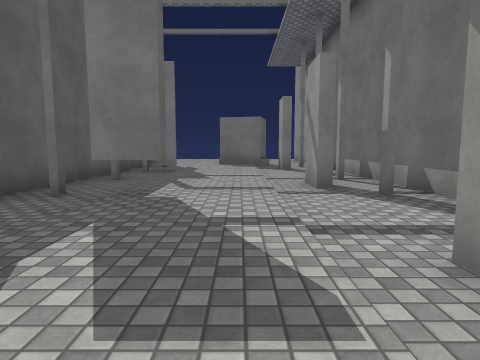
view 1 (above)

12 first-person views from a walk through a 3-D level made in the Unity game engine. The camera is 1.2 m above the floor, tilts 6° down and sees 75° across. The floor is counted in squares, 2 m on a side. Each view is taken from the middle of a square. On the plan, view 1 faces up. The plan holds only what a view shows up to about 9 squares ahead; the rest is blank. Surface patterns are stand-ins for the level's own textures.

view 2
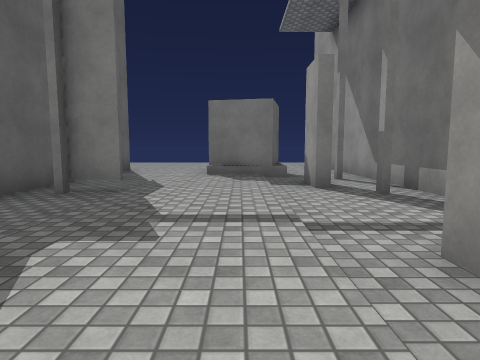

view 3
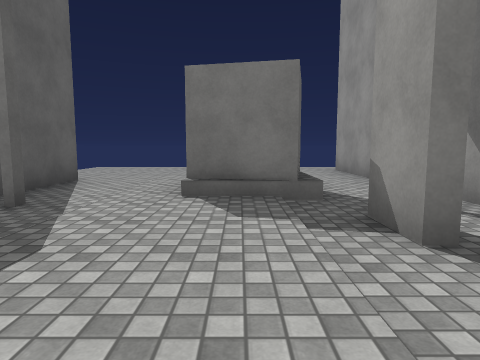

view 4
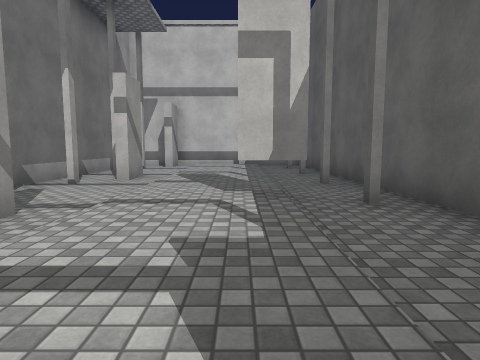

view 5
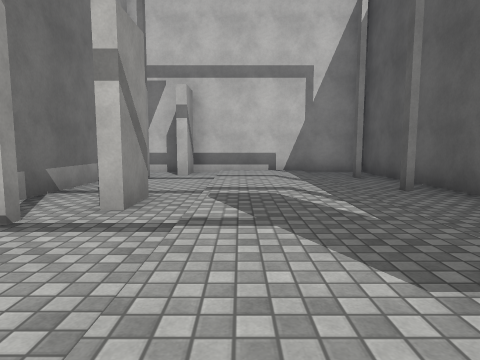

view 6
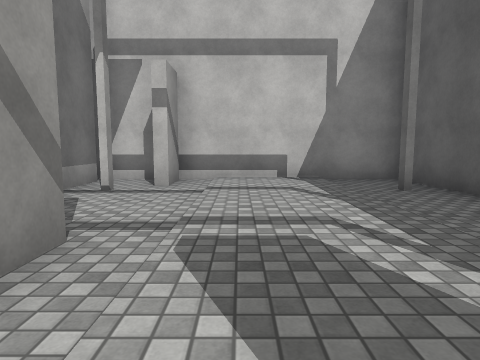

view 7
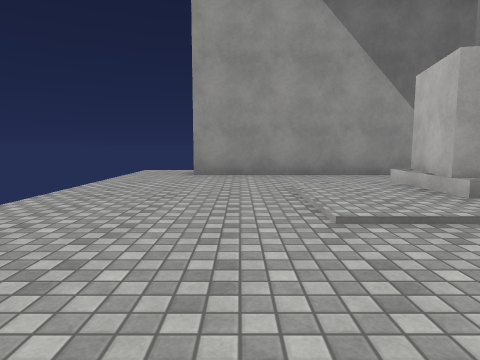

view 8
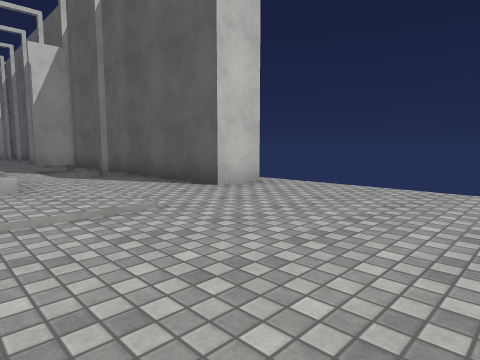

view 9
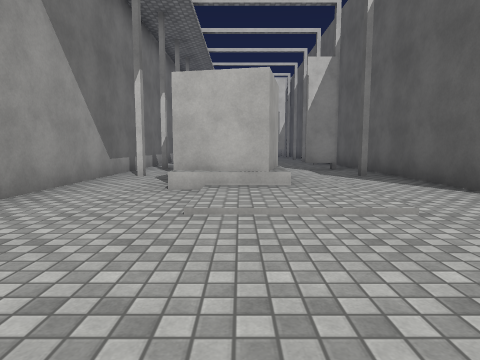

view 10
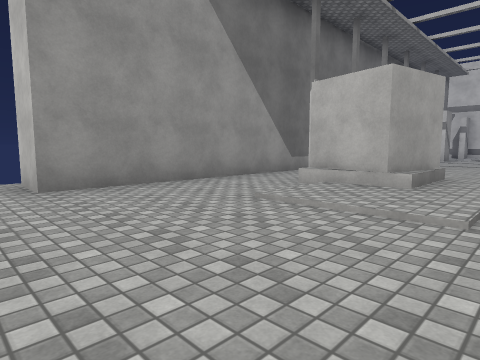

view 11
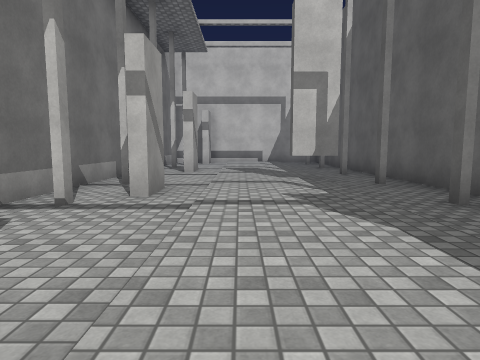

view 12
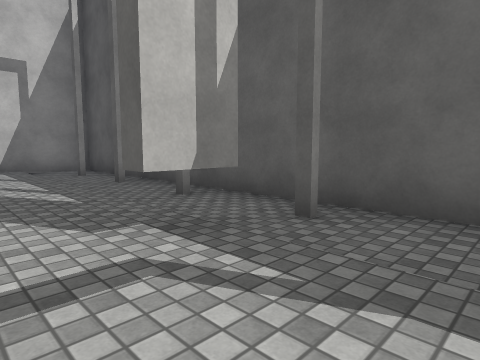

### Floor plan
Points are (right, up) in squares from view 1. A wall is a line through its corners. A room is listed if a view was taken in it or the views show most of it. See-through windows are left out.
Room 1 (views 1, 2, 3, 4, 5, 6, 7, 8, 9, 10, 11, 12)
walls: (-1.6, 8.6) (-2.5, 8.6); (-2.6, 8.6) (-1.8, 8.6); (1.2, 9) (1.2, 10); (-0.7, 11.1) (-0.4, 12.6) (1, 12.3) (0.7, 10.8) (-0.7, 11.1); (1.2, 4.9) (1.2, 5.9); (-1.9, 4.2) (-1, 4.2) (-1, 3.8) (-1.9, 3.8); (2.7, 6) (2.7, 16); (-4.2, 13.3) (-3.3, 13.3) (-3.3, -3.4) (1.2, -3.4) (1.2, -2.2); (2.7, 2) (2.7, 4.5); (1.2, 0.8) (1.2, 1.8); (2.7, -3) (2.7, 0.5)
ways out: opening at (3, 17)
Room 2 (no view inside)
walls: (2.7, 0.5) (2.7, 2)
Room 3 (no view inside)
walls: (2.7, 4.5) (2.7, 6)

Positions as (right, up) in squares from view 1, and headings:
1: (0, 0), facing up
2: (0, 4), facing up
3: (0, 7), facing up
4: (-1, 8), facing down
5: (0, 5), facing down
6: (0, 3), facing down
7: (-4, 15), facing right
8: (0, 17), facing down-left
9: (0, 17), facing down
10: (-2, 17), facing down-right
11: (0, 10), facing down
12: (0, 6), facing down-left
